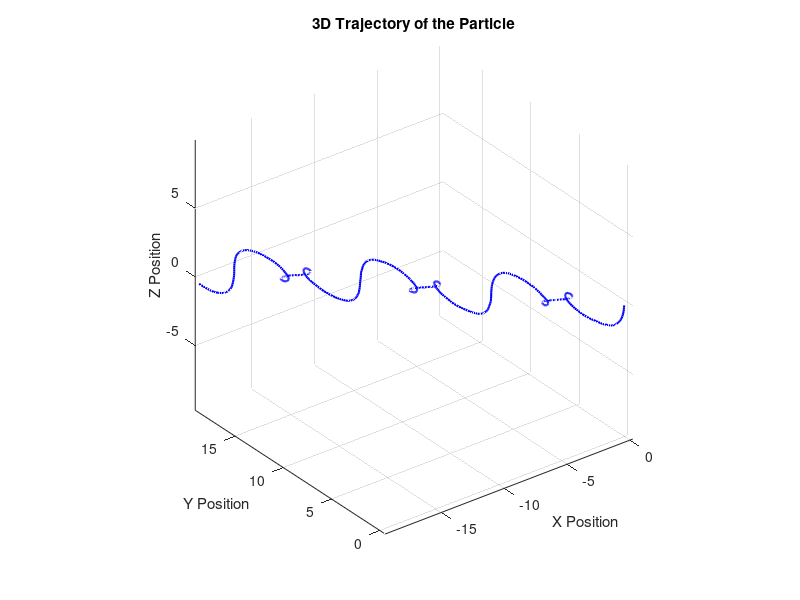
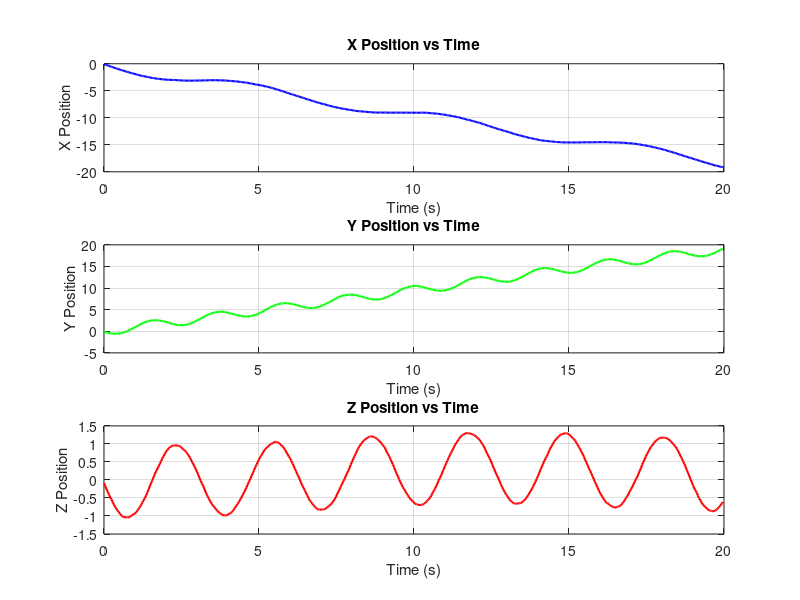

Write MATLAB code to recreate these figures, in order. (Note: this script raises an error after producing the figures.)
% Initial conditions
positionx = 0; 
positiony = 0; 
positionz = 0; 
velocityx = -2; 
velocityy = -2;
velocityz = -2; 

t = 0; 
dt = 0.04; % time-step 
num_steps = 500; % Define the number of simulation steps

% Storage for plotting & data
positionxs = zeros(num_steps, 1);  
positionys = zeros(num_steps, 1);  
positionzs = zeros(num_steps, 1);  
velocitiesx = zeros(num_steps, 1); 
velocitiesy = zeros(num_steps, 1); 
velocitiesz = zeros(num_steps, 1); 
outputs = zeros(num_steps, 1);

% Create single particle
p = [positionx, velocityx, positiony, velocityy, positionz, velocityz]; 

for j = 1:num_steps
    k_posx = -10;
    k_velx = -1;
    k_posy = -1;
    k_vely = -1;
    k_posz = -1;
    k_velz = -1;

    ax = sin(t);
    ay = 9*sin(3*t);
    az = 4*sin(2*t);

    p = p(:);  % enforce column
    a = [ax; ay; az];  % enforce column

    A = [1, dt, 0, 0, 0, 0; 
         0, 1, 0, 0, 0, 0; 
         0, 0, 1, dt, 0, 0; 
         0, 0, 0, 1, 0, 0; 
         0, 0, 0, 0, 1, dt; 
         0, 0, 0, 0, 0, 1]; 

    B = [dt^2/2, 0, 0; 
         dt, 0, 0; 
         0, dt^2/2, 0; 
         0, dt, 0; 
         0, 0, dt^2/2; 
         0, 0, dt]; 

    process_noise = 0.008* [1;1;1;1;1;1] .* randn(size(p)); 
    p = A * p + B * a + process_noise;  % clean matrix math

    % Store values for plotting
    positionxs(j) = p(1); % x
    positionys(j) = p(3); % y
    positionzs(j) = p(5); % z
    velocitiesx(j) = p(2); % vx
    velocitiesy(j) = p(4); % vy
    velocitiesz(j) = p(6); % vz

    % Output generation 
    observation_noise = 0.2; 
    ax = 1; bx = 0.2; 
    ay = 2; by = 0.4; 
    az = 4; bz = 0.8; 
    outputs(j) = p(1) * ax + p(2) * bx + p(3) * ay + p(4) * by + p(5) * az + p(6) * bz + observation_noise * randn; 

    t = t + dt; 
end

% Save for output 
save('positions.mat', 'positionxs', 'positionys', 'positionzs'); 
save('velocities.mat', 'velocitiesx', 'velocitiesy', 'velocitiesz'); 
save('outputs.mat', 'outputs'); 

% Plot results as a 3D line
figure;

% 3D line plot of the particle trajectory
plot3(positionxs, positionys, positionzs, 'b-', 'LineWidth', 1.5);

xlabel('X Position');
ylabel('Y Position');
zlabel('Z Position');
title('3D Trajectory of the Particle');
grid on;
axis equal;
view(3); % Set default 3D view


% Create time vector for plotting
time = (0:dt:(num_steps-1)*dt)';

% Create figure for position vs time plots
figure('Position', [100, 100, 900, 700]);

% Plot X position vs time
subplot(3,1,1);
plot(time, positionxs, 'b-', 'LineWidth', 1.5);
grid on;
xlabel('Time (s)');
ylabel('X Position');
title('X Position vs Time');

% Plot Y position vs time
subplot(3,1,2);
plot(time, positionys, 'g-', 'LineWidth', 1.5);
grid on;
xlabel('Time (s)');
ylabel('Y Position');
title('Y Position vs Time');

% Plot Z position vs time
subplot(3,1,3);
plot(time, positionzs, 'r-', 'LineWidth', 1.5);
grid on;
xlabel('Time (s)');
ylabel('Z Position');
title('Z Position vs Time');

% Adjust spacing between subplots
tight = get(gcf, 'Position');
set(gcf, 'Position', tight);
sgtitle('Position vs Time for Each Coordinate');